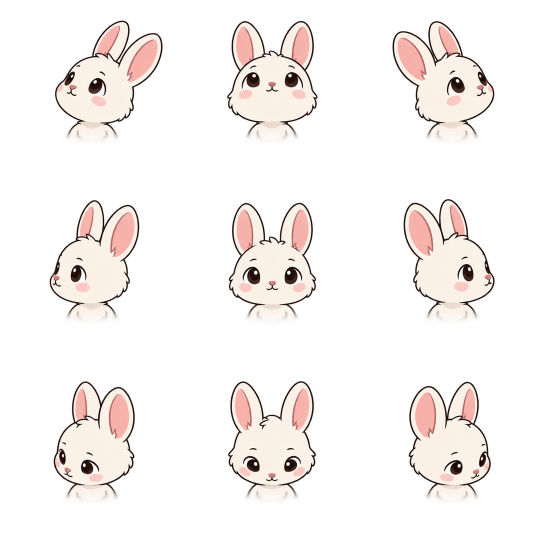
#> input picture deskpet/assets/page-mascot/bunny-directions.webp, 1080 x 1080 px, given in place of bunny-directions.webp-directions.webp, which was not available (shown at 1/2 size)
$ python -i fetch_mascots.py   (imports and definitions only)
#> lines starting #> are read from the running program, lines starting #| are printed output that depends on the picture; pictures that were not available may be replaced by others from this repository, and a replacement may not be noted
"""Downloads the page-mascot characters for the customizer's gallery.

Writes web/mascots/ (git-ignored):
  <id>-directions.webp, <id>-reactions.webp   the sprite sheets, unchanged
  thumbs/<id>.webp                            a small picture of the front pose
  index.json                                  groups, names and file names
  LICENSE                                     page-mascot's MIT license

The sheets come from a pinned commit of github.com/nilbuild/page-mascot, so
the gallery only changes when PAGE_MASCOT_COMMIT does. The deploy workflow
runs this script; run it once yourself before serving the page locally:

  pip install pillow
  python web/fetch_mascots.py
"""

import concurrent.futures
import io
import json
import pathlib
import sys
import urllib.request

from PIL import Image

PAGE_MASCOT_COMMIT = "76a44ed9180063bf4852b9dd724b656f4a828ac7"
RAW = f"https://raw.githubusercontent.com/nilbuild/page-mascot/{PAGE_MASCOT_COMMIT}"
OUT = pathlib.Path(__file__).resolve().parent / "mascots"
THUMB_SIDE = 112
ALPHA_THRESHOLD = 24  # same as build_pet_assets.py and app.js

# The order and groups of site/mascots.ts at PAGE_MASCOT_COMMIT; "Styles" are
# its STYLES variants of the fox.
GROUPS = {
    "Animals": ["bear", "bunny", "cat", "deer", "dino", "fox", "frog", "hamster", "hedgehog", "koala", "mouse",
                "otter", "owl", "panda", "penguin", "pug", "raccoon", "redpanda", "sheep", "sloth", "tiger"],
    "People": ["afro", "astronaut", "bald", "ballerina", "beard", "builder", "cap", "chef", "glasses", "grandpa",
               "granny", "hijabi", "kamran", "nurse", "pirate", "scientist", "sikh", "skater", "wizard"],
    "Robots": ["clockwork", "crt", "cube", "drone", "gearbot", "knight", "lantern", "postbot", "radio", "rocket",
               "scout", "toaster", "tv"],
    "Styles": ["fox-ink", "fox-sketch", "fox-riso", "fox-paper", "fox-pixel"],
}
# Shown on the board, so at most 12 ASCII characters.
NAMES = {"redpanda": "Red Panda", "crt": "CRT", "tv": "TV", "afro": "Afro"}


def display_name(mascot_id: str) -> str:
    name = NAMES.get(mascot_id) or " ".join(part.capitalize() for part in mascot_id.split("-"))
    assert 1 <= len(name) <= 12 and name.isascii(), name
    return name


def download(path: str) -> bytes:
    with urllib.request.urlopen(f"{RAW}/{path}", timeout=60) as response:
        return response.read()


def fetch_sheets(mascot_id: str) -> None:
    for sheet in ("directions", "reactions"):
        target = OUT / f"{mascot_id}-{sheet}.webp"
        if not target.exists():
            data = download(f"public/mascots/{mascot_id}-{sheet}.webp")
            Image.open(io.BytesIO(data)).verify()  # refuse an error page saved as an image
            target.write_bytes(data)
    make_thumb(mascot_id)


def make_thumb(mascot_id: str) -> None:
    """The front pose (centre cell of the directions sheet), trimmed to the artwork."""
    sheet = Image.open(OUT / f"{mascot_id}-directions.webp").convert("RGBA")
#> sheet is the input picture: PIL image 1080x1080 RGBA; mean R, G, B, A 58.6, 53.7, 51.3, 55.7
    if sheet.width != sheet.height:
        raise ValueError(f"{mascot_id}: the directions sheet is not square")
    cell = sheet.width // 3
#> cell = 360
    front = sheet.crop((cell, cell, 2 * cell, 2 * cell))
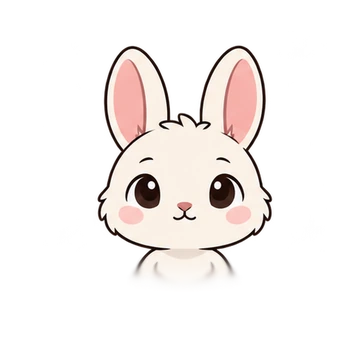
#> front: PIL image 360x360 RGBA; mean R, G, B, A 59.7, 54.5, 52.3, 56.9; transparent parts drawn white
    box = front.getchannel("A").point(lambda alpha: 255 if alpha > ALPHA_THRESHOLD else 0).getbbox()
#> box = (97, 45, 273, 285)
    if box:
        left, top, right, bottom = box
#> left = 97; top = 45; right = 273; bottom = 285
        side = max(right - left, bottom - top) + cell // 20
#> side = 258
        centre_x, centre_y = (left + right) // 2, (top + bottom) // 2
#> centre_x = 185; centre_y = 165
        front = front.crop((centre_x - side // 2, centre_y - side // 2,
                            centre_x - side // 2 + side, centre_y - side // 2 + side))
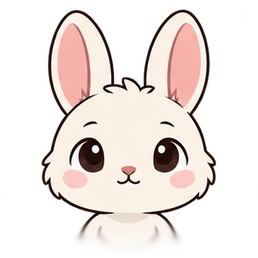
#> front: PIL image 258x258 RGBA; mean R, G, B, A 113.4, 103.3, 98.9, 110.7; transparent parts drawn white
    front = front.resize((THUMB_SIDE, THUMB_SIDE), Image.LANCZOS)
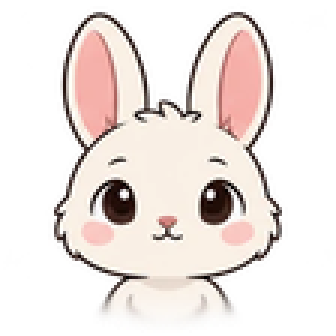
#> front: PIL image 112x112 RGBA (shown 3 times larger); mean R, G, B, A 103.7, 93.8, 89.8, 110.7; transparent parts drawn white
    front.save(OUT / "thumbs" / f"{mascot_id}.webp", "WEBP", quality=82, method=6)


def main() -> int:
    (OUT / "thumbs").mkdir(parents=True, exist_ok=True)
    ids = [mascot_id for group in GROUPS.values() for mascot_id in group]
    with concurrent.futures.ThreadPoolExecutor(max_workers=8) as pool:
        futures = {pool.submit(fetch_sheets, mascot_id): mascot_id for mascot_id in ids}
        for done, future in enumerate(concurrent.futures.as_completed(futures), 1):
            future.result()
            print(f"\r{done}/{len(ids)} {futures[future]:<12}", end="", flush=True)
    print()
    (OUT / "LICENSE").write_bytes(download("LICENSE"))
    index = {
        "source": "https://github.com/nilbuild/page-mascot",
        "commit": PAGE_MASCOT_COMMIT,
        "license": "MIT",
        "groups": [
            {"name": group, "mascots": [{"id": mascot_id, "name": display_name(mascot_id)} for mascot_id in members]}
            for group, members in GROUPS.items()
        ],
    }
    (OUT / "index.json").write_text(json.dumps(index, indent=1) + "\n", encoding="utf-8")
    size = sum(path.stat().st_size for path in OUT.rglob("*") if path.is_file())
    print(f"{len(ids)} characters, {size / 1048576:.1f} MB in {OUT}")
    return 0


# [2 lines not run here, left out]

>>> result = make_thumb('../deskpet/assets/page-mascot/bunny-directions.webp')

$ run again, on deskpet/assets/page-mascot/dino-directions.webp
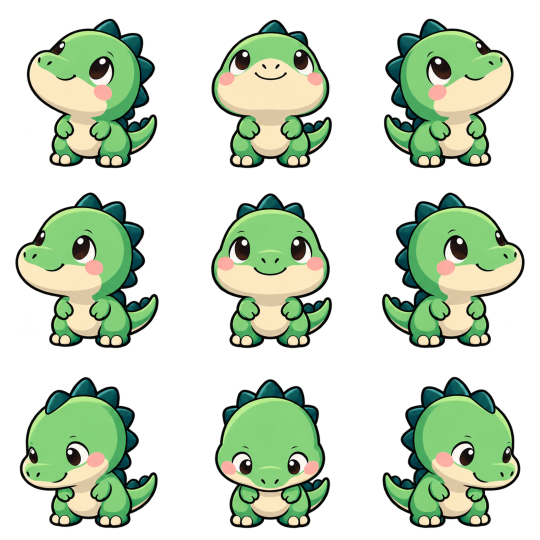
#> input picture deskpet/assets/page-mascot/dino-directions.webp, 1080 x 1080 px, given in place of dino-directions.webp-directions.webp, which was not available (shown at 1/2 size)
#> in make_thumb, sheet is the input picture: PIL image 1080x1080 RGBA; mean R, G, B, A 54.5, 69.8, 48.6, 105.5
#> in make_thumb, `front = sheet.crop((cell, cell, 2 * cell, 2 * cell))`:
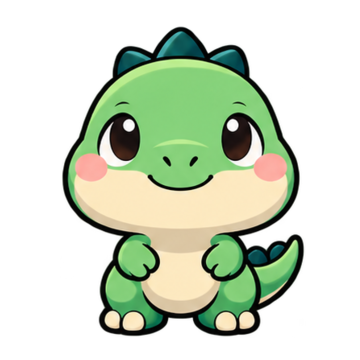
#> front: PIL image 360x360 RGBA; mean R, G, B, A 59.7, 70.7, 50.5, 104; transparent parts drawn white
#> box = (62, 26, 304, 337)
#> left = 62; top = 26; right = 304; bottom = 337
#> side = 329
#> centre_x = 183; centre_y = 181
#> in make_thumb, `front = front.resize((THUMB_SIDE, THUMB_SIDE), Image.LANCZOS)`:
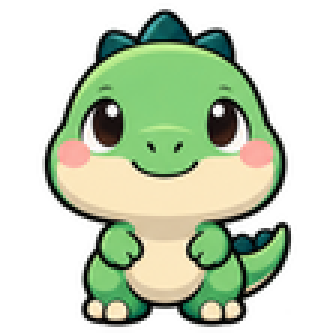
#> front: PIL image 112x112 RGBA (shown 3 times larger); mean R, G, B, A 70.3, 83.2, 59.5, 124.5; transparent parts drawn white
